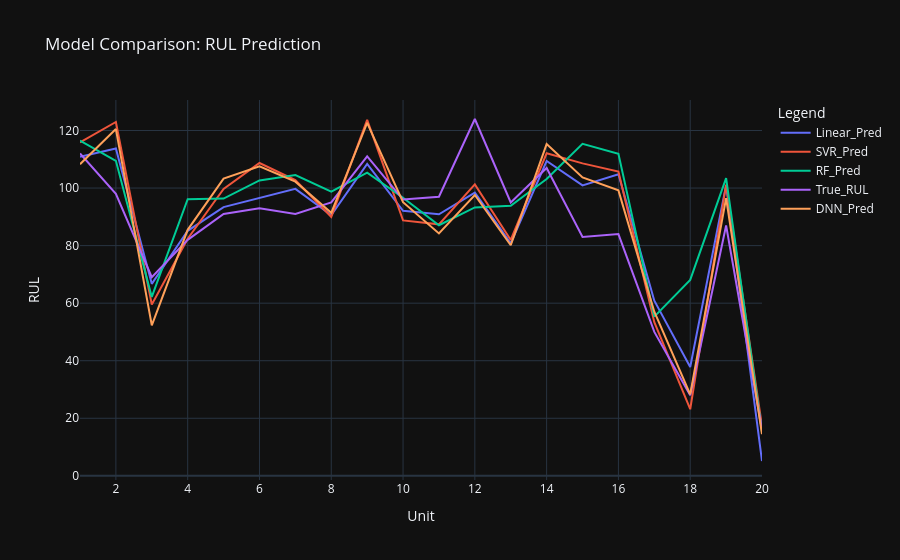

This figure's notebook cell:
### Code cell
def plot_results(results, n):
    y_cols = [col for col in results.columns if col != 'Units']

    fig = px.line(
        results[:n],
        x='Units',
        y=y_cols,
        title='Model Comparison: RUL Prediction'
    )

    fig.update_layout(
        xaxis_title='Unit',
        yaxis_title='RUL',
        legend_title='Legend',
        template='plotly_dark'
    )

    fig.show()

plot_results(results, n=20)

### Figure 1 — Plotly figure (JSON) as saved in the notebook; plotly's stock layout.template omitted (floating-point values rounded to 4 significant figures)
{"data": [{"hovertemplate": "variable=Linear_Pred<br>Units=%{x}<br>value=%{y}<extra></extra>", "legendgroup": "Linear_Pred", "line": {"color": "#636efa", "dash": "solid"}, "marker": {"symbol": "circle"}, "mode": "lines", "name": "Linear_Pred", "orientation": "v", "showlegend": true, "type": "scatter", "x": [1, 2, 3, 4, 5, 6, 7, 8, 9, 10, 11, 12, 13, 14, 15, 16, 17, 18, 19, 20], "xaxis": "x", "y": [110.9, 113.8, 66.71, 85.14, 93.37, 96.43, 99.71, 90.62, 108.4, 92.09, 90.88, 98.44, 80.8, 109.4, 100.9, 104.8, 60.86, 37.79, 101.0, 5.151], "yaxis": "y"}, {"hovertemplate": "variable=SVR_Pred<br>Units=%{x}<br>value=%{y}<extra></extra>", "legendgroup": "SVR_Pred", "line": {"color": "#EF553B", "dash": "solid"}, "marker": {"symbol": "circle"}, "mode": "lines", "name": "SVR_Pred", "orientation": "v", "showlegend": true, "type": "scatter", "x": [1, 2, 3, 4, 5, 6, 7, 8, 9, 10, 11, 12, 13, 14, 15, 16, 17, 18, 19, 20], "xaxis": "x", "y": [115.8, 123.0, 59.54, 82.4, 99.7, 108.7, 102.7, 90.01, 123.7, 88.77, 87.39, 101.3, 81.95, 112.1, 108.6, 105.7, 53.39, 23.14, 101.2, 17.28], "yaxis": "y"}, {"hovertemplate": "variable=RF_Pred<br>Units=%{x}<br>value=%{y}<extra></extra>", "legendgroup": "RF_Pred", "line": {"color": "#00cc96", "dash": "solid"}, "marker": {"symbol": "circle"}, "mode": "lines", "name": "RF_Pred", "orientation": "v", "showlegend": true, "type": "scatter", "x": [1, 2, 3, 4, 5, 6, 7, 8, 9, 10, 11, 12, 13, 14, 15, 16, 17, 18, 19, 20], "xaxis": "x", "y": [116.5, 109.5, 62.17, 96.16, 96.35, 102.6, 104.5, 98.76, 105.3, 96.62, 87.09, 93.27, 93.84, 103.1, 115.4, 111.9, 55.32, 68.07, 103.5, 15.23], "yaxis": "y"}, {"hovertemplate": "variable=True_RUL<br>Units=%{x}<br>value=%{y}<extra></extra>", "legendgroup": "True_RUL", "line": {"color": "#ab63fa", "dash": "solid"}, "marker": {"symbol": "circle"}, "mode": "lines", "name": "True_RUL", "orientation": "v", "showlegend": true, "type": "scatter", "x": [1, 2, 3, 4, 5, 6, 7, 8, 9, 10, 11, 12, 13, 14, 15, 16, 17, 18, 19, 20], "xaxis": "x", "y": [112, 98, 69, 82, 91, 93, 91, 95, 111, 96, 97, 124, 95, 107, 83, 84, 50, 28, 87, 16], "yaxis": "y"}, {"hovertemplate": "variable=DNN_Pred<br>Units=%{x}<br>value=%{y}<extra></extra>", "legendgroup": "DNN_Pred", "line": {"color": "#FFA15A", "dash": "solid"}, "marker": {"symbol": "circle"}, "mode": "lines", "name": "DNN_Pred", "orientation": "v", "showlegend": true, "type": "scatter", "x": [1, 2, 3, 4, 5, 6, 7, 8, 9, 10, 11, 12, 13, 14, 15, 16, 17, 18, 19, 20], "xaxis": "x", "y": [108.3, 120.5, 52.31, 85.48, 103.3, 107.5, 102.2, 91.38, 122.7, 95.1, 84.25, 97.6, 80.14, 115.3, 103.7, 99.2, 57.01, 28.29, 96.5, 14.48], "yaxis": "y"}], "layout": {"legend": {"title": {"text": "Legend"}, "tracegroupgap": 0}, "title": {"text": "Model Comparison: RUL Prediction"}, "xaxis": {"anchor": "y", "domain": [0, 1], "title": {"text": "Unit"}}, "yaxis": {"anchor": "x", "domain": [0, 1], "title": {"text": "RUL"}}}}
